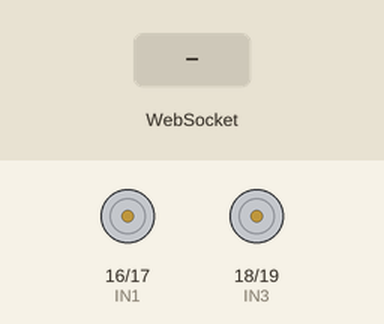
This sketch was run on a simulated ESP32. Parts: motor-driver pin pairs drawn as motors (green arrow = first pin HIGH = forward, orange = second pin HIGH = backward, longer = more drive, scaled by the enable pin). The test bench sets the inputs (shaded band). WiFi joins after 1.5 s; servers stay silent unless stated; what the sketch prints to the serial monitor is not drawn.

Above: at 2.7 s.
2.8 s: WebSocket text "turnLeft" received
At 3.2 s:
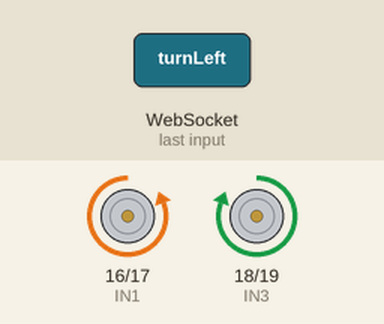
4.8 s: WebSocket text "turnRight" received
At 5.2 s:
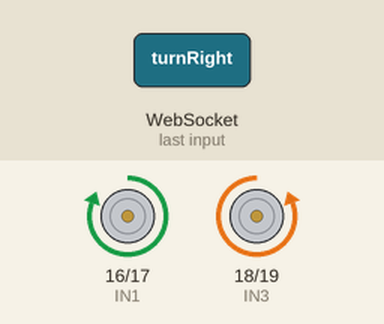
6.8 s: WebSocket text "moveForward" received
At 7.6 s:
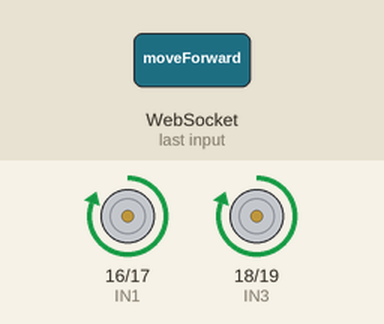
Timing chart, 0 to 9.8 s (numbered marks = the images above; inputs shaded):
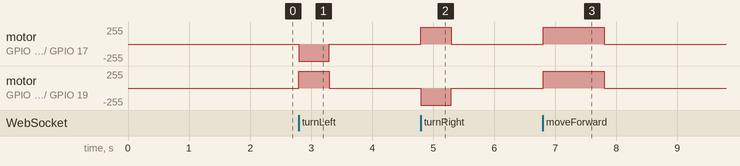

Measured:
- after the input at 2.8 s, motor on GPIO 16 (IN1) / GPIO 17 (IN2): stopped → backward 255/255 at once, → stopped 0.50 s later; motor on GPIO 18 (IN3) / GPIO 19 (IN4): stopped → forward 255/255 at once, → stopped 0.50 s later
- after the input at 4.8 s, motor on GPIO 16 (IN1) / GPIO 17 (IN2): stopped → forward 255/255 at once, → stopped 0.50 s later; motor on GPIO 18 (IN3) / GPIO 19 (IN4): stopped → backward 255/255 at once, → stopped 0.50 s later
- after the input at 6.8 s, motor on GPIO 16 (IN1) / GPIO 17 (IN2), motor on GPIO 18 (IN3) / GPIO 19 (IN4): stopped → forward 255/255 at once, → stopped 1.0 s later

The sketch:

sketch_sep24a.ino
```cpp
#include <WiFi.h>
#include <WebServer.h>
#include <WebSocketsServer.h>

// Wi-Fi credentials
const char* ssid = "Amshu GT 2";
const char* password = "Amshu@399";

// WebSocket server on port 81
WebSocketsServer webSocket = WebSocketsServer(81);

// Motor A pins
#define IN1 16
#define IN2 17
#define ENA 21  // Motor A enable pin (PWM for speed control)

// Motor B pins
#define IN3 18
#define IN4 19
#define ENB 22  // Motor B enable pin (PWM for speed control)

// Define distance per matrix cell in cm
#define CELL_DISTANCE 5

// WebSocket event handler
void webSocketEvent(uint8_t num, WStype_t type, uint8_t * payload, size_t length) {
  if (type == WStype_TEXT) {


    if (String((char*)payload) == "turnLeft") {
      Serial.print("Received: ");
      Serial.println(String((char*)payload));
      turnLeft();
    }
    else if (String((char*)payload) == "turnRight") {
      Serial.print("Received: ");
      Serial.println(String((char*)payload));
      turnRight();
    }
    else if (String((char*)payload) == "moveForward") {
      Serial.print("Received: ");
      Serial.println(String((char*)payload));
      moveForward(CELL_DISTANCE);
    }
  }
}

// Function to move forward a given distance
void moveForward(int distance) {
  int time = calculateTime(distance);
  digitalWrite(IN1, HIGH);
  digitalWrite(IN2, LOW);
  digitalWrite(IN3, HIGH);
  digitalWrite(IN4, LOW);
  delay(time);
  stopMotors();
}

// Function to turn left
void turnLeft() {
  digitalWrite(IN1, LOW);
  digitalWrite(IN2, HIGH);
  digitalWrite(IN3, HIGH);
  digitalWrite(IN4, LOW);
  delay(500);  // Adjust for a proper 90-degree turn
  stopMotors();
}

// Function to turn right
void turnRight() {
  digitalWrite(IN1, HIGH);
  digitalWrite(IN2, LOW);
  digitalWrite(IN3, LOW);
  digitalWrite(IN4, HIGH);
  delay(500);  // Adjust for a proper 90-degree turn
  stopMotors();
}

// Stop all motors
void stopMotors() {
  digitalWrite(IN1, LOW);
  digitalWrite(IN2, LOW);
  digitalWrite(IN3, LOW);
  digitalWrite(IN4, LOW);
}

// Function to calculate the time needed to move forward based on distance
int calculateTime(int distance) {
  int time = (distance / 5) * 1000;  // Assume 1 second for 10 cm
  return time;
}

// Setup Wi-Fi connection
void setup_wifi() {
  delay(10);
  Serial.println();
  Serial.print("Connecting to ");
  Serial.println(ssid);

  WiFi.begin(ssid, password);

  while (WiFi.status() != WL_CONNECTED) {
    delay(500);
    Serial.print(".");
  }

  Serial.println("");
  Serial.println("WiFi connected");
  Serial.print("IP address: ");
  Serial.println(WiFi.localIP());
}

void setup() {
  Serial.begin(115200);

  // Set motor pins as outputs
  pinMode(IN1, OUTPUT);
  pinMode(IN2, OUTPUT);
  pinMode(IN3, OUTPUT);
  pinMode(IN4, OUTPUT);
  pinMode(ENA, OUTPUT);
  pinMode(ENB, OUTPUT);

  // Set motor speed (can use PWM for speed control, e.g., 255 = full speed)
  analogWrite(ENA, 255);  // Full speed for motor A
  analogWrite(ENB, 255);  // Full speed for motor B

  // Setup Wi-Fi
  setup_wifi();

  // Start WebSocket server
  webSocket.begin();
  webSocket.onEvent(webSocketEvent);  // Register event handler
}

void loop() {
  // Handle WebSocket communication
  webSocket.loop();
}
```
